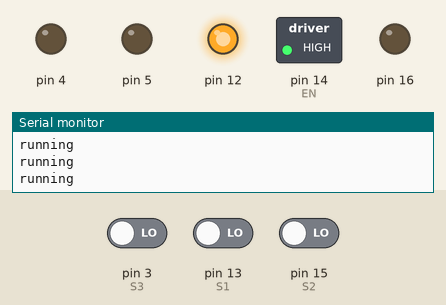
Simulated run of this sketch. Board: Arduino Uno, built with avr-gcc and run on an emulated ATmega328P. On the bench: switched loads named in the sketch (green lamp = pin HIGH), output pins drawn as LEDs (lit = HIGH), the last lines printed to the serial monitor. Inputs (shaded band) come from the test bench; at power-on: pin 13 (S1) LOW, pin 15 (S2) LOW, pin 3 (S3) LOW. Pins used as bus, display or sensor lines are not drawn.

Above: at 1.2 s.
1.3 s: pin 13 (S1) driven HIGH and pin 15 (S2) driven HIGH
At 1.49 s:
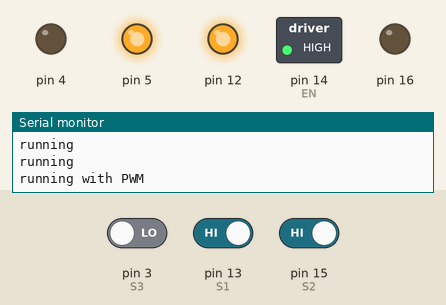
Timing chart, 0 to 4.3 s (numbered marks = the images above; inputs shaded):
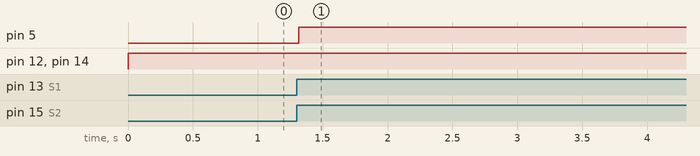

The sketch:

remoteCar.ino
```cpp
#include "MotorControl.h"
#include "autoAvoid.h"

motor A,B;
void setup()
{
    Serial.begin(9600);

    /*马达引脚初始化*/
    A.port[0] = IN1;
    A.port[1] = IN2;
    B.port[0] = IN3;
    B.port[1] = IN4;
    A.EN      = ENA;
    B.EN      = ENB;
    Serial.println("port setup ok");

    /*设置引脚为输出模式*/
    A.initialize();
    B.initialize();
    sensorInitialize();
    Serial.println("setup ok");
}

void loop()
{
    int sig[4];
    scan(sig);
    if(sig[0] == 0 && sig[1] == 1 && sig[2] == 1 && sig[3] == 0)
    {
        comWr(FORWARD,100,A);
        comWr(FORWARD,100,B);
    }
    if(sig[0] == 0 && sig[1] == 0 && sig[2] == 1 && sig[3] == 1)
    {
        comWr(FORWARD,100,A);
        comWr(FORWARD,30,B);
    }
    if(sig[0] == 1 && sig[1] == 1 && sig[2] == 0 && sig[3] == 0)
    {
        comWr(FORWARD,30,A);
        comWr(FORWARD,100,B);
    }
    if(sig[0] == 0 && sig[1] == 0 && sig[2] == 0 && sig[3] == 0)
    {
        comWr(STOP,100,A);
        comWr(STOP,100,B);
    }
    A.run();
    B.run();
}
```

MotorControl.h
```cpp
/*该头文件定义了有关减速电机驱动的函数*/
const int FORWARD[] ={0,1};
const int BACKWARD[]={1,0};
const int STOP[]    ={0,0};
class motor
{
    public:
        int com[2];
        int port[2];
        int power = 100;
        int EN;
        void initialize(void)
        {
            pinMode(port[0],OUTPUT);
            pinMode(port[1],OUTPUT);
            pinMode(EN,OUTPUT);
            Serial.println("Initialized");
        }
        void run(void)
        {
            digitalWrite(port[0],com[0]);
            digitalWrite(port[1],com[1]);
            digitalWrite(EN,HIGH);
            Serial.println("running");
            if (power != 100)
            {
                Serial.println("running with PWM");
                delay(10 * power);
                digitalWrite(EN,LOW);
            }
        }
};

/*引脚定义
  在这里设置你的引脚*/
const int IN1  = 16;//D0
const int IN2  = 5; //D1
const int IN3  = 4;
const int IN4  = 0;
const int ENA  = 14; //D5
const int ENB  = 12; //D6

void comWr(const int status[2],int Power,motor &Motor)
{
    /*status为命令类型，包含前进，后退，制动*/
    /*power为电机调速变量，原理为PWM脉冲，输入范围为1-100（满速）*/
    /*Motor为要操控的电机，分别对应AB马达，输入变量ENA或ENB*/

    /*状态写入*/
    Motor.com[0] = status[0];
    Motor.com[1] = status[1];
    digitalWrite(Motor.port[0],status[0]);
    digitalWrite(Motor.port[1],status[1]);
    Motor.power = Power;
}
```

autoAvoid.h
```cpp
const int S1 = 13;
const int S2 = 15;
const int S3 = 3;
const int S4 = 1;

void sensorInitialize(void)
{
    pinMode(S1,INPUT);
    pinMode(S2,INPUT);
    pinMode(S3,INPUT);
    pinMode(S4,INPUT);
}

void scan(int* status)
{
    status[0] = digitalRead(S1);
    status[1] = digitalRead(S2);
    status[2] = digitalRead(S3);
    status[3] = digitalRead(S4);
}
```

Measured:
- after the input at 1.3 s, pin 5: LOW → HIGH at once
